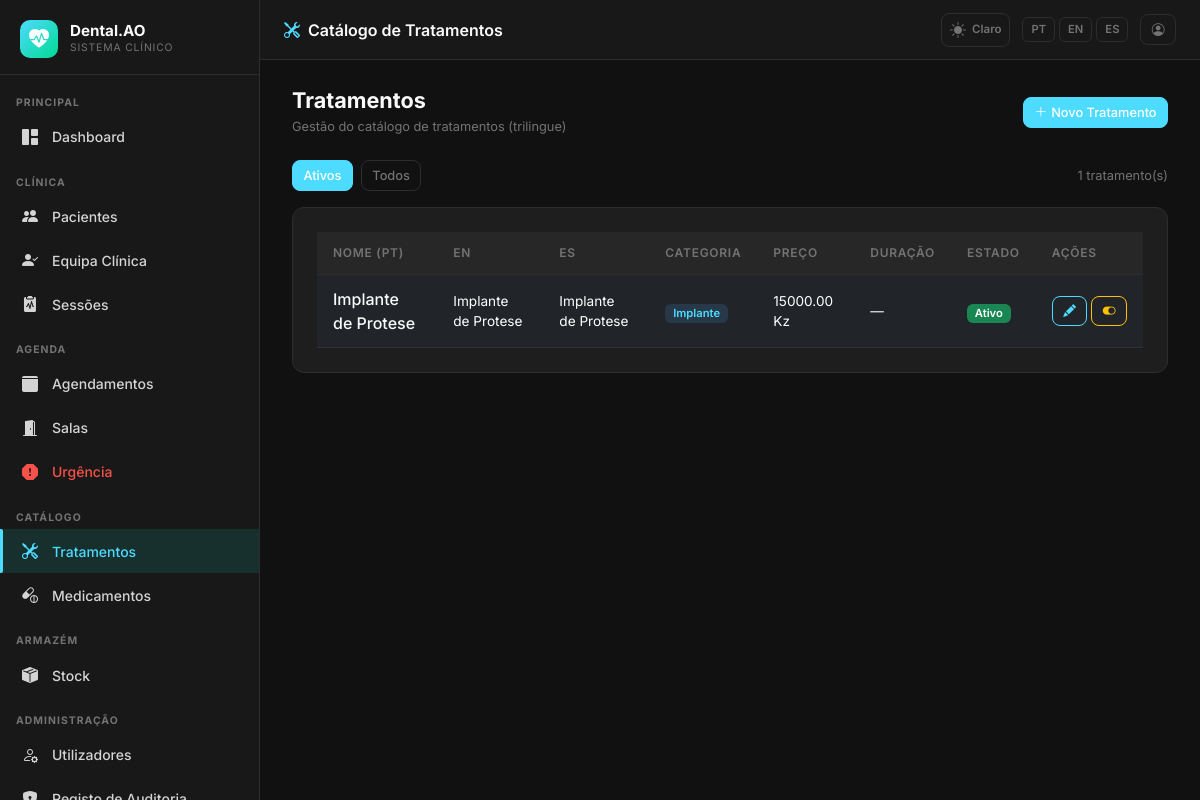
The app's page /admin/treatments (signed in) with its own data.
### app/models.py (models this page shows, shortened)
class AppSetting(db.Model):
    __tablename__ = 'app_settings'
    key   = db.Column(db.String(64), primary_key=True)
    value = db.Column(db.Text, nullable=True)
    _DEFAULTS = {
        'app_name':       'DentalCare Pro',
        'app_logo':       '',
        'bg_dark':        '#111111',
        'sidebar_dark':   '#181818',
        'card_dark':      '#1e1e1e',
        'border_dark':    '#2d2d2d',
        'text_dark':      '#d4d4d4',
        'primary_dark':   '#14b8a6',
        'success_dark':   '#22c55e',
        'danger_dark':    '#f87171',
        'warning_dark':   '#fbbf24',
        'bg_light':       '#f0f4f8',
        'card_light':     '#ffffff',
        'border_light':   '#d1dce8',
        'text_light':     '#334155',
        'primary_light':  '#1976d2',
        'success_light':  '#00875a',
        'danger_light':   '#d32f2f',
        'warning_light':  '#e65100',
        'xray_max_mb':        '10',
        'stock_invoice_max_mb': '5',
        'urgency_surcharge':  '30',
    }
    @classmethod
    def all_as_dict(cls):
        stored = {s.key: s.value for s in cls.query.all()}
        result = dict(cls._DEFAULTS)
        result.update(stored)
        return result

class Treatment(db.Model):
    __tablename__ = 'treatments'
    id = db.Column(db.Integer, primary_key=True)
    name_pt = db.Column(db.String(200), nullable=False)
    name_en = db.Column(db.String(200), nullable=False)
    name_es = db.Column(db.String(200), nullable=False)
    description_pt = db.Column(db.Text, nullable=True)
    description_en = db.Column(db.Text, nullable=True)
    description_es = db.Column(db.Text, nullable=True)
    price = db.Column(db.Numeric(10, 2), nullable=True)
    duration_minutes = db.Column(db.Integer, nullable=True)
    category = db.Column(db.String(100), nullable=True)
    is_active = db.Column(db.Boolean, default=True)
    created_by_id = db.Column(db.Integer, db.ForeignKey('users.id'), nullable=True)
    created_at = db.Column(db.DateTime, default=lambda: datetime.now(timezone.utc))
    updated_at = db.Column(db.DateTime, default=lambda: datetime.now(timezone.utc),
                           onupdate=lambda: datetime.now(timezone.utc))
    created_by = db.relationship('User', backref='created_treatments')

### app/admin/routes.py (the view)
@admin_bp.route('/treatments')
@login_required
def treatments():
    _clinical_staff_check()
    page = request.args.get('page', 1, type=int)
    query = Treatment.query.order_by(Treatment.name_pt)
    if request.args.get('inactive') != '1':
        query = query.filter_by(is_active=True)
    treatments = query.paginate(page=page, per_page=20)
    return render_template('admin/treatments/index.html', treatments=treatments)

### app/__init__.py (called while the page is built)
def get_locale():
    lang = session.get('lang')
    if lang in ['pt', 'en', 'es']:
        return lang
    return 'pt'

### app/admin/routes.py (called while the page is built)
def _clinical_staff_check():
    if current_user.role not in [Role.SUPERADMIN, Role.CLINICAL_DIRECTOR, Role.DENTIST]:
        abort(403)

### app/models.py (called while the page is built)
    def role_display(self):
        role_map = {
            Role.SUPERADMIN: 'Superadmin',
            Role.CLINICAL_DIRECTOR: 'Diretor Clínico',
            Role.DENTIST: 'Dentista',
            Role.PATIENT: 'Paciente',
            Role.RECEPTION: 'Recepção',
        }
        return role_map.get(self.role, self.role)

    def role_badge_class(self):
        badge_map = {
            Role.SUPERADMIN: 'danger',
            Role.CLINICAL_DIRECTOR: 'primary',
            Role.DENTIST: 'success',
            Role.PATIENT: 'info',
            Role.RECEPTION: 'warning',
        }
        return badge_map.get(self.role, 'secondary')

### app/templates/admin/treatments/index.html (shortened to what this page needs)
{% extends "base.html" %}
{% block page_title %}<i class="bi bi-tools me-2" style="color:var(--dc-primary)"></i>{{ _('Catálogo de Tratamentos') }}{% endblock %}
{% block content %}
<div class="dc-page-header">
  <div>
    <h1>{{ _('Tratamentos') }}</h1>
    <p>{{ _('Gestão do catálogo de tratamentos (trilingue)') }}</p>
  </div>
  {% if current_user.role in ['superadmin', 'clinical_director'] %}
  <a href="{{ url_for('admin.new_treatment') }}" class="btn btn-primary btn-sm">
    <i class="bi bi-plus-lg me-1"></i>{{ _('Novo Tratamento') }}
  </a>
  {% endif %}
</div>
<div class="d-flex align-items-center gap-2 mb-3 flex-wrap">
  <a href="{{ url_for('admin.treatments') }}" class="btn btn-sm {% if not request.args.get('inactive') %}btn-primary{% else %}btn-outline-secondary{% endif %}">
    {{ _('Ativos') }}
  </a>
  <a href="{{ url_for('admin.treatments', inactive=1) }}" class="btn btn-sm {% if request.args.get('inactive') %}btn-primary{% else %}btn-outline-secondary{% endif %}">
    {{ _('Todos') }}
  </a>
  <span class="ms-auto" style="font-size:.8rem;color:var(--dc-text-muted)">
    {{ treatments.total }} {{ _('tratamento(s)') }}
  </span>
</div>
{% if treatments.items %}
<div class="dc-card tr-table-wrap">
  <div class="table-responsive">
    <table class="table mb-0">
      <thead>
        <tr>
          <th>{{ _('Nome (PT)') }}</th>
          <th>{{ _('EN') }}</th>
          <th>{{ _('ES') }}</th>
          <th>{{ _('Categoria') }}</th>
          <th>{{ _('Preço') }}</th>
          <th>{{ _('Duração') }}</th>
          <th>{{ _('Estado') }}</th>
          {% if current_user.role in ['superadmin', 'clinical_director'] %}
          <th>{{ _('Ações') }}</th>
          {% endif %}
        </tr>
      </thead>
      <tbody>
        {% for t in treatments.items %}
        <tr>
          <td>
            <div style="font-weight:500;color:var(--dc-white)">{{ t.name_pt }}</div>
          </td>
          <td style="font-size:.85rem">{{ t.name_en }}</td>
          <td style="font-size:.85rem">{{ t.name_es }}</td>
          <td>
            {% if t.category %}
            <span class="badge" style="background:rgba(74,158,255,.15);color:var(--dc-primary)">{{ t.category }}</span>
            {% else %}<span style="color:var(--dc-text-muted)">—</span>{% endif %}
          </td>
          <td style="font-size:.85rem">{{ '%.2f Kz' % t.price if t.price else '—' }}</td>
          <td style="font-size:.85rem">{{ t.duration_minutes ~ ' min' if t.duration_minutes else '—' }}</td>
          <td>
            <span class="badge bg-{% if t.is_active %}success{% else %}secondary{% endif %}">
              {{ _('Ativo') if t.is_active else _('Inativo') }}
            </span>
          </td>
          {% if current_user.role in ['superadmin', 'clinical_director'] %}
          <td>
            <div class="d-flex gap-1">
              <a href="{{ url_for('admin.edit_treatment', id=t.id) }}" class="btn btn-sm btn-outline-primary" title="{{ _('Editar') }}">
                <i class="bi bi-pencil-fill"></i>
              </a>
              <form method="POST" action="{{ url_for('admin.toggle_treatment', id=t.id) }}" class="d-inline">
                <button type="submit" class="btn btn-sm btn-outline-{{ 'warning' if t.is_active else 'success' }}"
                        title="{{ _('Desativar') if t.is_active else _('Ativar') }}">
                  <i class="bi bi-{{ 'toggle-on' if t.is_active else 'toggle-off' }}"></i>
                </button>
              </form>
            </div>
          </td>
          {% endif %}
        </tr>
        {% endfor %}
      </tbody>
    </table>
  </div>
</div>
{% else %}
<div class="dc-card text-center py-5" style="color:var(--dc-text-muted)">
  <i class="bi bi-tools fs-2 mb-2 d-block"></i>
  {{ _('Nenhum tratamento encontrado') }}
</div>
{% endif %}
{% endblock %}

### app/templates/base.html (shortened to what this page needs)
<!DOCTYPE html>
<html lang="{{ get_locale() }}" data-dc-theme="{{ session.get('theme', 'dark') }}">
<head>
  <link href="https://cdn.jsdelivr.net/npm/bootstrap@5.3.2/dist/css/bootstrap.min.css" rel="stylesheet">
  <link href="https://cdn.jsdelivr.net/npm/bootstrap-icons@1.11.3/font/bootstrap-icons.min.css" rel="stylesheet">
  <link href="{{ url_for('static', filename='css/dental.css') }}" rel="stylesheet">
</head>
<body>
<aside class="dc-sidebar" id="dcSidebar">
  <div class="dc-brand">
    <div class="dc-brand-icon">
      {% if app_settings.app_logo %}
        <img src="{{ url_for('superadmin.logo_file', filename=app_settings.app_logo) }}"
             alt="{{ app_settings.app_name }}"
             style="width:36px;height:36px;object-fit:contain;border-radius:6px;">
      {% else %}
        <i class="bi bi-heart-pulse-fill"></i>
      {% endif %}
    </div>
    <div class="flex-fill">
      <div class="dc-brand-name">{{ app_settings.app_name }}</div>
      <div class="dc-brand-sub">{{ _('Sistema Clínico') }}</div>
    </div>
  </div>
  <nav class="dc-nav">
    {% set role = current_user.role %}
    <div class="dc-nav-section">{{ _('Principal') }}</div>
    <a href="{{ url_for('main.dashboard') }}"
       class="dc-nav-item {% if request.endpoint == 'main.dashboard' %}active{% endif %}">
      <i class="bi bi-grid-1x2-fill"></i> {{ _('Dashboard') }}
    </a>
    {% if role in ['superadmin', 'clinical_director', 'dentist', 'reception'] %}
    <div class="dc-nav-section mt-2">{{ _('Clínica') }}</div>
    {% endif %}
    {% if role in ['superadmin', 'clinical_director', 'dentist', 'reception'] %}
    <a href="{{ url_for('patients.index') }}"
       class="dc-nav-item {% if request.endpoint == 'patients.index' or request.endpoint in ['patients.new','patients.edit','patients.detail'] %}active{% endif %}">
      <i class="bi bi-people-fill"></i> {{ _('Pacientes') }}
    </a>
    {% endif %}
    {% if role in ['superadmin', 'clinical_director'] %}
    <a href="{{ url_for('patients.care_team_pending') }}"
       class="dc-nav-item {% if request.endpoint == 'patients.care_team_pending' %}active{% endif %}">
      <i class="bi bi-person-check-fill"></i> {{ _('Equipa Clínica') }}
    </a>
    {% endif %}
    {% if role in ['superadmin', 'clinical_director', 'dentist'] %}
    <a href="{{ url_for('sessions.index') }}"
       class="dc-nav-item {% if request.endpoint and 'sessions.' in request.endpoint and 'audit' not in request.endpoint and 'evolution' not in request.endpoint %}active{% endif %}">
      <i class="bi bi-clipboard2-pulse-fill"></i> {{ _('Sessões') }}
    </a>
    {% endif %}
    {% if role in ['superadmin', 'clinical_director', 'reception', 'dentist'] %}
    <div class="dc-nav-section mt-2">{{ _('Agenda') }}</div>
    {% endif %}
    {% if role in ['superadmin', 'clinical_director', 'reception'] %}
    <a href="{{ url_for('scheduling.calendar') }}"
       class="dc-nav-item {% if request.endpoint and 'scheduling.' in request.endpoint and 'emergency' not in request.endpoint and 'room' not in request.endpoint %}active{% endif %}">
      <i class="bi bi-calendar3-fill"></i> {{ _('Agendamentos') }}
    </a>
    {% endif %}
    {% if role in ['superadmin', 'clinical_director', 'reception', 'dentist'] %}
    <a href="{{ url_for('scheduling.rooms') }}"
       class="dc-nav-item {% if request.endpoint and 'rooms' in request.endpoint %}active{% endif %}">
      <i class="bi bi-door-open-fill"></i> {{ _('Salas') }}
    </a>
    {% endif %}
    {% if role in ['superadmin', 'clinical_director', 'reception', 'dentist'] %}
    <a href="{{ url_for('scheduling.emergency') }}"
       class="dc-nav-item {% if request.endpoint and 'emergency' in request.endpoint %}active{% endif %}"
       style="color:var(--dc-danger)">
      <i class="bi bi-exclamation-octagon-fill"></i> {{ _('Urgência') }}
    </a>
    {% endif %}
    {% if role in ['superadmin', 'clinical_director', 'dentist'] %}
    <div class="dc-nav-section mt-2">{{ _('Catálogo') }}</div>
    <a href="{{ url_for('admin.treatments') }}"
       class="dc-nav-item {% if 'treatments' in request.endpoint %}active{% endif %}">
      <i class="bi bi-tools"></i> {{ _('Tratamentos') }}
    </a>
    <a href="{{ url_for('admin.medicines') }}"
       class="dc-nav-item {% if 'medicine' in request.endpoint %}active{% endif %}">
      <i class="bi bi-capsule-pill"></i> {{ _('Medicamentos') }}
    </a>
    {% endif %}
    {% if role in ['superadmin', 'clinical_director', 'dentist', 'receptionist'] %}
    <div class="dc-nav-section mt-2">{{ _('Armazém') }}</div>
    <a href="{{ url_for('stock.index') }}"
       class="dc-nav-item {% if request.endpoint and 'stock.' in request.endpoint %}active{% endif %}">
      <i class="bi bi-box-seam-fill"></i> {{ _('Stock') }}
    </a>
    {% endif %}
    {% if role in ['superadmin', 'clinical_director'] %}
    <div class="dc-nav-section mt-2">{{ _('Administração') }}</div>
    <a href="{{ url_for('admin.users') }}"
       class="dc-nav-item {% if 'user' in request.endpoint %}active{% endif %}">
      <i class="bi bi-person-gear"></i> {{ _('Utilizadores') }}
    </a>
    <a href="{{ url_for('admin.audit_log') }}"
       class="dc-nav-item {% if 'audit' in request.endpoint %}active{% endif %}">
      <i class="bi bi-shield-lock-fill"></i> {{ _('Registo de Auditoria') }}
    </a>
    {% endif %}
  </nav>
</aside>
<header class="dc-topbar">
  <span class="page-title">{% block page_title %}{% endblock %}</span>
  <div class="topbar-actions">
    <a href="{{ url_for('auth.toggle_theme') }}"
       class="theme-toggle"
       title="{{ _('Alternar tema') }}">
      {% if session.get('theme', 'dark') == 'dark' %}
        <i class="bi bi-sun-fill"></i><span style="font-size:.72rem;font-weight:600;margin-left:2px">{{ _('Claro') }}</span>
      {% else %}
        <i class="bi bi-moon-stars-fill"></i><span style="font-size:.72rem;font-weight:600;margin-left:2px">{{ _('Escuro') }}</span>
      {% endif %}
    </a>
    <div class="lang-switcher">
      <a href="{{ url_for('auth.set_lang', lang='pt') }}"
         class="lang-btn {% if get_locale() == 'pt' %}active{% endif %}">PT</a>
      <a href="{{ url_for('auth.set_lang', lang='en') }}"
         class="lang-btn {% if get_locale() == 'en' %}active{% endif %}">EN</a>
      <a href="{{ url_for('auth.set_lang', lang='es') }}"
         class="lang-btn {% if get_locale() == 'es' %}active{% endif %}">ES</a>
    </div>
    <a href="{{ url_for('auth.profile') }}" class="btn btn-sm btn-outline-secondary" title="{{ _('Meu Perfil') }}">
      <i class="bi bi-person-circle"></i>
    </a>
  </div>
</header>
<main class="dc-main">
  <div class="dc-content">
    {% block content %}{% endblock %}
  </div>
</main>
</body>
</html>

### records on screen
AppSetting: app_name "Dental.AO"
Treatment: name_pt "Implante de Protese", name_en "Implante de Protese", name_es "Implante de Protese", category "Implante", price "15000.00 Kz", duration_minutes "—"

### other values on screen
{{ treatments.total }} "1"
